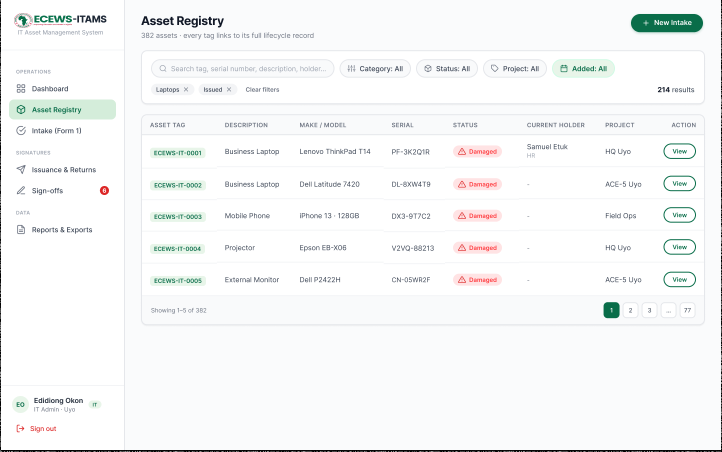
#> input picture design/AB-05 #U00b7 Asset Registry-1.png, 1444 x 904 px (shown at 1/2 size)
$ python -i camera.py   (imports and definitions only)
#> lines starting #> are read from the running program, lines starting #| are printed output that depends on the picture
### trojan-lab/common/flowlog.py
"""Append flow records to the shared lab CSV (what a Zeek/Suricata export would give the detector).

Works on Linux, macOS and Windows. Concurrent writers (several simulators) are serialised with a lock: fcntl.flock on POSIX,
msvcrt.locking on a side-car ".lock" file on Windows (a side-car so a reader such as the detector is never blocked on the data file).
"""
import csv
import os
import socket
import tempfile
import time
from contextlib import contextmanager
from datetime import datetime, timezone

try:                                   # POSIX
    import fcntl

    # [7 lines left out: function _locked, not called in this run]
except ImportError:                    # Windows
    import msvcrt

    # [15 lines left out: function _locked, not called in this run]


def default_data_dir():
    """/data in the Docker lab; a folder under the system temp directory when running directly (notably on Windows)."""
    if os.environ.get("LAB_DATA_DIR"):
        return os.environ["LAB_DATA_DIR"]
    return "/data" if os.name != "nt" else os.path.join(tempfile.gettempdir(), "trojan-lab-data")


DATA_DIR = default_data_dir()
PATH = os.environ.get("FLOW_LOG", os.path.join(DATA_DIR, "flows.csv"))
FIELDS = ["timestamp", "device", "src_ip", "dst_ip", "dst_port", "protocol", "bytes_out", "bytes_in", "packets", "duration"]


def my_ip():
    s = socket.socket(socket.AF_INET, socket.SOCK_DGRAM)
    try:
        s.connect(("10.50.0.254", 9))  # no packet is sent for UDP connect; just picks the outgoing interface
        return s.getsockname()[0]
    except OSError:
        try:
            return socket.gethostbyname(socket.gethostname())
        except OSError:
            return "127.0.0.1"
    finally:
        s.close()


# [11 lines left out: function log, not called in this run]

### trojan-lab/camera/camera.py
"""Simulated IP camera.

  * admin page with a deliberately weak login (admin/admin), like many real cheap cameras
  * LIVE video: GET /stream is an MJPEG stream of synthetic frames (moving figure, timestamp, "REC" light), viewable in any
    browser or VLC with no ffmpeg, Docker or physical camera. GET /snapshot.jpg returns a single frame.
  * realistic background flows (video to NVR, NTP, DNS, cloud heartbeat) appended to the shared flow log

  * INFECTION OVERLAY: when the trojan simulator (trojan_sim/kworker_upd.py) is active for this device, it drops a marker
    file; this camera watches that marker and swaps the normal scene for a glitched "compromised" view -- RGB channel
    tearing, block corruption, and a scrolling feed of the simulator's own fake process/beacon activity. Purely cosmetic
    (no code executes "inside" the stream); it just makes the already-real infection state on disk visible to a viewer.

Env: DEVICE (name), PORT (default 80), FPS (default 8), COMMON_DIR (where flowlog.py lives).
"""
import io
import os
import random
import sys
import threading
import time
from datetime import datetime

from flask import Flask, Response, request
from PIL import Image, ImageDraw, ImageFont

sys.path.insert(0, os.environ.get("COMMON_DIR", os.path.join(os.path.dirname(os.path.abspath(__file__)), "..", "common")))
import flowlog  # noqa: E402

DEVICE = os.environ.get("DEVICE", "cam-lobby")
FPS = max(1, min(30, int(os.environ.get("FPS", "8"))))
NVR, DNS, NTP, CLOUD = "10.50.0.2", "10.50.0.1", "162.159.200.1", "34.120.10.5"
# [1 line that did not run here, left out]
W, H = 640, 360
# [1 line not run here, left out]


def _font(size):
    try:
        return ImageFont.load_default(size=size)       # Pillow >= 10.1 ships a scalable default font
    except TypeError:
        return ImageFont.load_default()


FONT_BIG, FONT_SMALL = _font(20), _font(14)
FONT_MONO = _font(12)
INFECTED_MARKER = os.path.join(flowlog.DATA_DIR, "infected", DEVICE)
FAKE_PROC_LINES = [
    "proc: kworker_upd  pid 418  cpu 97%",
    "conn: 10.50.0.66:4444  ESTABLISHED",
    "conn: 127.0.0.66:4444  ESTABLISHED",
    "write: /tmp/.kworker-update",
    "cron: * * * * * kworker  [persisted]",
    "scan: 10.50.0.20-31:23  ...",
    "scan: 127.0.0.20-31:23  ...",
    "exfil: 198.51.100.77:443  8.5MB",
    "beacon seq++  jitter 4%",
    "warn: unauthorized process spawned",
]


def _infected():
    return os.path.exists(INFECTED_MARKER)


def _scene(i):
    """The normal, uncompromised scene: a figure walking down the alley."""
    img = Image.new("RGB", (W, H), (20, 27, 36))
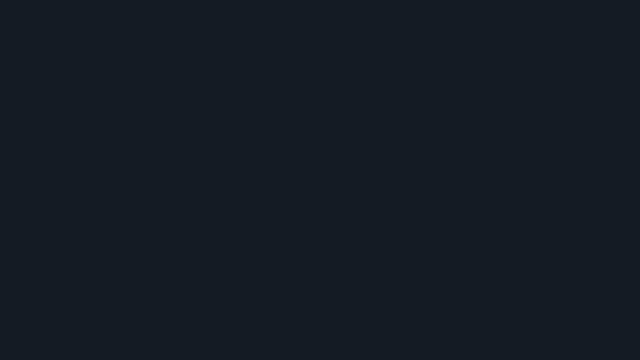
#> img: PIL image 640x360 RGB; mean R, G, B 20, 27, 36
    d = ImageDraw.Draw(img)
    for gx in range(0, W, 80):                          # floor/wall grid so motion is easy to see
        d.line([gx, 0, gx, H], fill=(30, 40, 52))
    for gy in range(0, H, 60):
        d.line([0, gy, W, gy], fill=(30, 40, 52))
    x = (i * 5) % (W + 120) - 60                        # a figure walking across the scene
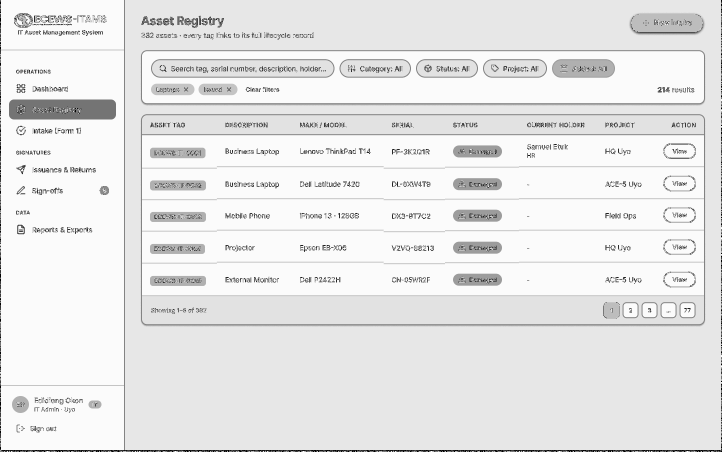
#> x: shape (904, 1444) int16 (shown at 1/2 size); min -60, max 195, mean 171.1; drawn with min black and max white
#> (the run stopped early here; a loop or call above may not have finished)
